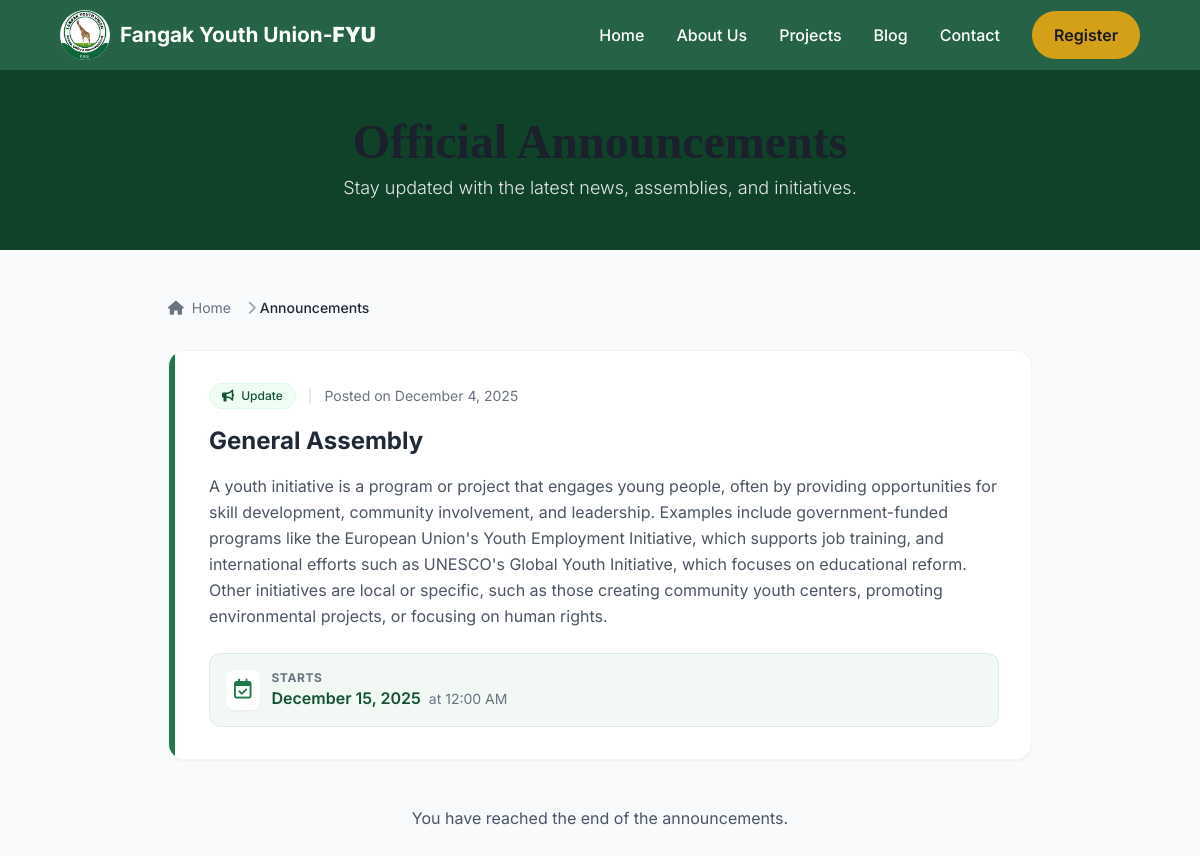
/public/announcements.php, run on the app's committed database.
### tables this page shows
CREATE TABLE `announcements` (
  `id` int(11) NOT NULL,
  `title` varchar(255) NOT NULL,
  `body` text NOT NULL,
  `starts_at` datetime DEFAULT NULL,
  `ends_at` datetime DEFAULT NULL,
  `is_published` tinyint(1) DEFAULT 0,
  `created_at` datetime DEFAULT current_timestamp()
);

### public/announcements.php (the view, shortened to what this page needs)
<?php
include_once __DIR__ . '/../app/views/layouts/header.php';
try {
    $stmt = $pdo->prepare("
        SELECT * FROM announcements
        WHERE is_published = 1
        ORDER BY created_at DESC
    ");
    $stmt->execute();
    $announcements = $stmt->fetchAll(PDO::FETCH_ASSOC);
} catch (PDOException $e) {
    error_log("Announcement Query Error: " . $e->getMessage());
    $announcements = [];
}
function formatAnnouncementDate($dateStr) {
    return date('F j, Y', strtotime($dateStr));
}
function formatTime($dateStr) {
    return date('g:i A', strtotime($dateStr));
}
?>
<script src="https://cdn.tailwindcss.com"></script>
<link href="https://unpkg.com/aos@2.3.1/dist/aos.css" rel="stylesheet">
<div class="bg-fyu-dark text-white py-12 relative overflow-hidden">
    <div class="absolute inset-0 bg-black/20"></div>
    <div class="container mx-auto px-4 relative z-10 text-center">
        <h1 class="text-4xl md:text-5xl font-serif font-bold mb-2" data-aos="fade-down">Official Announcements</h1>
        <p class="text-gray-200 text-lg font-light" data-aos="fade-up" data-aos-delay="100">Stay updated with the latest news, assemblies, and initiatives.</p>
    </div>
</div>
<section class="max-w-4xl mx-auto px-4 py-12">
    <nav class="flex mb-8 text-sm text-gray-500" aria-label="Breadcrumb" data-aos="fade-right">
        <ol class="inline-flex items-center space-x-1 md:space-x-3">
            <li class="inline-flex items-center">
                <a href="index.php" class="inline-flex items-center hover:text-fyu-primary transition">
                    <i class="fa-solid fa-home mr-2"></i> Home
                </a>
            </li>
            <li>
                <div class="flex items-center">
                    <i class="fa-solid fa-chevron-right text-gray-400 mx-1"></i>
                    <span class="text-gray-800 font-medium">Announcements</span>
                </div>
            </li>
        </ol>
    </nav>
    <?php if (empty($announcements)): ?>
        <div class="bg-white rounded-2xl shadow-sm border border-gray-100 p-12 text-center" data-aos="zoom-in">
            <div class="w-20 h-20 bg-gray-100 rounded-full flex items-center justify-center mx-auto mb-6 text-gray-400">
                <i class="fa-regular fa-folder-open text-3xl"></i>
            </div>
            <h3 class="text-xl font-bold text-gray-800 mb-2">No Announcements Yet</h3>
            <p class="text-gray-500">Check back later for updates from the Fangak Youth Union.</p>
        </div>
    <?php else: ?>
        <div class="space-y-8">
            <?php foreach ($announcements as $index => $a):
                $isFeatured = ($index === 0);
                $delay = $index * 100;
            ?>
                <article class="relative bg-white rounded-2xl shadow-sm border border-gray-100 overflow-hidden hover:shadow-lg transition-all duration-300 group"
                         data-aos="fade-up" data-aos-delay="<?= $delay ?>">
                    <div class="absolute left-0 top-0 bottom-0 w-1.5 <?= $isFeatured ? 'bg-fyu-primary' : 'bg-gray-300 group-hover:bg-fyu-light' ?> transition-colors"></div>
                    <div class="p-6 md:p-8 ml-2">
                        <div class="flex flex-col md:flex-row md:items-center justify-between mb-4 gap-2">
                            <div class="flex items-center text-sm text-gray-500">
                                <span class="bg-green-50 text-fyu-dark px-3 py-1 rounded-full font-medium text-xs border border-green-100">
                                    <i class="fa-solid fa-bullhorn mr-1"></i> Update
                                </span>
                                <span class="mx-3 text-gray-300">|</span>
                                <span>Posted on <?= formatAnnouncementDate($a['created_at']) ?></span>
                            </div>
                        </div>
                        <h2 class="text-2xl font-bold text-gray-800 mb-4 group-hover:text-fyu-primary transition-colors">
                            <?= htmlspecialchars($a['title']) ?>
                        </h2>
                        <div class="prose max-w-none text-gray-600 leading-relaxed mb-6">
                            <?= nl2br(html_entity_decode($a['body'])) ?>
                        </div>
                        <?php if (!empty($a['starts_at']) && $a['starts_at'] !== '0000-00-00 00:00:00'): ?>
                            <div class="bg-fyu-accent/50 rounded-xl p-4 border border-fyu-primary/10 flex flex-col sm:flex-row gap-6 mt-6">
                                <div class="flex items-start">
                                    <div class="bg-white p-2 rounded-lg shadow-sm text-fyu-primary mr-3">
                                        <i class="fa-regular fa-calendar-check text-xl"></i>
                                    </div>
                                    <div>
                                        <span class="block text-xs uppercase text-gray-500 font-bold tracking-wider">Starts</span>
                                        <span class="font-semibold text-fyu-dark">
                                            <?= formatAnnouncementDate($a['starts_at']) ?>
                                            <span class="text-sm font-normal text-gray-500 ml-1">at <?= formatTime($a['starts_at']) ?></span>
                                        </span>
                                    </div>
                                </div>
                            </div>
                        <?php endif; ?>
                    </div>
                </article>
            <?php endforeach; ?>
        </div>
        <div class="text-center mt-12 text-gray-400 text-sm">
            <p>You have reached the end of the announcements.</p>
        </div>
    <?php endif; ?>
</section>
<?php include_once __DIR__ . '/../app/views/layouts/footer.php'; ?>

### app/views/layouts/header.php (shortened to what this page needs)
<?php
$protocol = (!empty($_SERVER['HTTPS']) && $_SERVER['HTTPS'] !== 'off') ? "https://" : "http://";
$host = $_SERVER['HTTP_HOST'];
$projectFolder = "/FangakYouthUnion/public/";
$baseUrl = $protocol . $host . $projectFolder;
$current_page = basename($_SERVER['PHP_SELF']);
function is_active($page, $current) {
    return $current === $page ? 'active' : '';
}
?>
<!DOCTYPE html>
<html lang="en">
<head>
    <link rel="stylesheet" href="https://cdnjs.cloudflare.com/ajax/libs/font-awesome/6.5.1/css/all.min.css">
    <link rel="stylesheet" href="<?= $baseUrl ?>css/style.css">
</head>
<body>
    <header class="navbar" id="navbar">
        <div class="container">
            <a href="<?= $baseUrl ?>index.php" class="logo">
                <img src="<?= $baseUrl ?>images/FYU-LOGO.jpg" alt="FYU Logo">
                <span class="logo-text">Fangak Youth Union-<b>FYU</b></span>
            </a>
            <nav class="nav-links">
                <a href="<?= $baseUrl ?>index.php" class="<?= is_active('index.php', $current_page) ?>">Home</a>
                <a href="<?= $baseUrl ?>about.php" class="<?= is_active('about.php', $current_page) ?>">About Us</a>
                <a href="<?= $baseUrl ?>project.php" class="<?= is_active('project.php', $current_page) ?>">Projects</a>
                <a href="<?= $baseUrl ?>blog.php" class="<?= is_active('blog.php', $current_page) ?>">Blog</a>
                <a href="<?= $baseUrl ?>contact.php" class="<?= is_active('contact.php', $current_page) ?>">Contact</a>
                <?php if (!empty($_SESSION['user'])): ?>
                    <a href="<?= $baseUrl ?>member_dashboard.php" class="btn">Dashboard</a>
                    <a href="<?= $baseUrl ?>logout.php" class="btn">Logout</a>
                <?php else: ?>
                    <a href="<?= $baseUrl ?>register.php" class="btn">Register</a>
                <?php endif; ?>
            </nav>
        </div>
    </header>

### app/views/layouts/footer.php (shortened to what this page needs)
<link href="https://cdnjs.cloudflare.com/ajax/libs/font-awesome/6.5.1/css/all.min.css" rel="stylesheet">

### public/assets/css/style.css (style rules this page uses)
:root { --primary-color: #38a159; --primary-dark: #2a7c44; --secondary-color: #7eeb9e; --text-dark: #1a202c; --text-light: #4a5568; --bg-light: #f7fafc; --bg-white: #ffffff; --border-color: #e2e8f0; --shadow: 0 4px 6px -1px rgba(0, 0, 0, 0.1), 0 2px 4px -1px rgba(0, 0, 0, 0.06); --shadow-lg: 0 10px 15px -3px rgba(0, 0, 0, 0.1), 0 4px 6px -2px rgba(0, 0, 0, 0.05); --border-radius: 12px; --border-radius-lg: 16px; --font-family: 'Poppins', sans-serif; --transition-main: all 0.3s ease-in-out; }
* { margin: 0; padding: 0; box-sizing: border-box; }
html { scroll-behavior: smooth; }
body { font-family: var(--font-family); color: var(--text-dark); line-height: 1.7; background: var(--bg-white); -webkit-font-smoothing: antialiased; }
h1, h2, h3, h4, h5, h6 { font-weight: 600; line-height: 1.3; color: var(--text-dark); }
h1 { font-size: 3.2rem; }
h2 { font-size: 2.5rem; }
p { font-size: 1rem; color: var(--text-light); margin-bottom: 1rem; }
a { text-decoration: none; color: var(--primary-color); transition: var(--transition-main); }
img { max-width: 100%; height: auto; display: block; }
.container { max-width: 1140px; margin: 0 auto; padding: 0 20px; }
.text-center { text-align: center; }
.btn { display: inline-block; padding: 12px 28px; border-radius: 99px; font-weight: 600; font-size: 1rem; transition: var(--transition-main); border: 2px solid transparent; cursor: pointer; }

### app/views/layouts/header.php (style rules this page uses)
:root { --color-primary: #0f5132; --color-accent: #d4a017; --color-light: #ffffff; --color-dark: #1a1a1a; --navbar-height: 70px; --navbar-shrink-height: 55px; --transition-speed: 0.4s; --radius-btn: 25px; }
* { margin: 0; padding: 0; box-sizing: border-box; }
body { font-family: 'Inter', var(--font-sans); line-height: 1.6; color: var(--color-dark); background: #f9f9f9; padding-top: var(--navbar-height); }
.navbar { width: 100%; position: fixed; top: 0; left: 0; z-index: 1000; background: rgba(15, 81, 50, 0.9); backdrop-filter: blur(5px); transition: all var(--transition-speed) ease-in-out; box-shadow: 0 0 0 rgba(0,0,0,0); }
.navbar .container { width: 90%; max-width: 1280px; margin: auto; display: flex; align-items: center; justify-content: space-between; height: var(--navbar-height); padding: 0; transition: height var(--transition-speed); }
.logo { display: flex; align-items: center; gap: 10px; text-decoration: none; }
.logo img { height: 50px; width: 50px; border-radius: 50%; transition: 0.3s; }
.logo-text { color: var(--color-light); font-weight: 700; font-size: 1.3rem; transition: color var(--transition-speed); }
.nav-links { display: flex; gap: 2rem; align-items: center; }
.nav-links a { color: var(--color-light); text-decoration: none; font-weight: 500; position: relative; padding: 5px 0; transition: color var(--transition-speed); }
.nav-links a::after { content: ""; position: absolute; bottom: 0; left: 50%; transform: translateX(-50%); width: 0%; height: 3px; background: var(--color-accent); border-radius: 2px; transition: width var(--transition-speed); }
.nav-links .btn { background: var(--color-accent); color: var(--color-dark); padding: 0.6rem 1.25rem; border-radius: var(--radius-btn); font-weight: 600; transition: background 0.2s ease, transform 0.2s ease; text-decoration: none !important; border: 2px solid transparent; }
.nav-links .btn::after { content: none; }

### public/announcements.php (style rules this page uses)
body { background-color: #f9fafb; }

### app/views/layouts/footer.php (style rules this page uses)
:root { --primary-dark: #0f5132; --primary-light: #146c43; --accent-gold: #d4a017; --footer-bg: #1a1a1a; --footer-text-light: #e0e0e0; --footer-text-muted: #999; --footer-border: #333; --radius-sm: 8px; --font-sans: 'Inter', sans-serif; }

### data on the page
announcements: created_at "December 4, 2025", title "General Assembly", body "A youth initiative is a program or project that engages young people, often by providing opportunities for skill development, community involvement, and leadership. Examples include government-funded programs like the European Union's Youth Employment Initiative, which supports job training, and international efforts such as UNESCO's Global Youth Initiative, which focuses on educational reform. Other initiatives are local or specific, such as those creating community youth centers, promoting environmental projects, or focusing on human rights.", starts_at "December 15, 2025", starts_at "12:00 AM"
